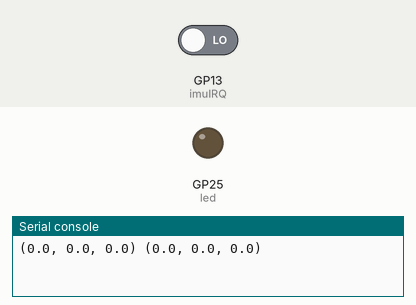
Recording of a program running on a simulated Raspberry Pi Pico running MicroPython. Parts: output pins drawn as LEDs (lit = HIGH), the last lines printed to the serial console. The test bench sets the inputs (shaded band); at power-on: GP13 (imuIRQ) LOW. Library files of the repository ran but are not shown: mpu6050_irq.py.

Above: at 1.2 s.
1.3 s: GP13 (imuIRQ) driven HIGH
At 2.0 s:
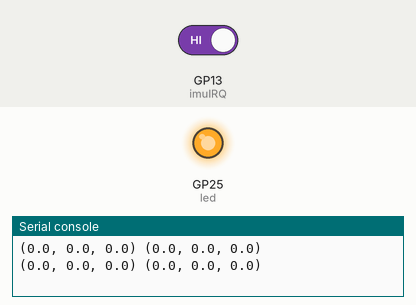
Timing chart, 0 to 4.3 s (numbered marks = the images above; inputs shaded):
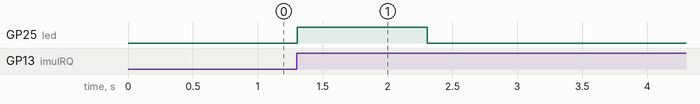

The program:

example_rp2040_mpu6050.py
```python
# (licence header left out)
from machine import Pin, I2C
from time import sleep, time, ticks_ms, ticks_diff
from mpu6050_irq import MPU6050

led = Pin(25, Pin.OUT, value=0) # PICO PI (RP2040)

motionDetected = False

def imuHandler(pin):
    global motionDetected
    # If motion detection is enabled with the latch,
    # reset the latch and check the reason of IRQ.
    # motionDetected = imu.resetMotionDetectionLatch() & MOT_INT
    motionDetected = True

imuIRQ = Pin(13, Pin.IN) # Any pin to catch the interrupt.
imuIRQ.irq(trigger=Pin.IRQ_RISING, handler=imuHandler, hard=True)

i2c = I2C(1, sda=Pin(14), scl=Pin(15), freq=400000)
imu = MPU6050(i2c)
print(imu.readGyroData(), imu.readAccelData())

imu.setupMotionDetection(8, 16) # To detect a small, short movements like a knock.
imu.enableMotionDetectionIRQ()  # Might rise IRQ immediately when enabled.

tLastDetected = ticks_ms()
while True:
    now = ticks_ms()
    if motionDetected:
        motionDetected = False # Not the best way to sync, but for the demo it's fine.
        led.on()
        print(imu.readGyroData(), imu.readAccelData())
        tLastDetected = now
    elif ticks_diff(now, tLastDetected) > 1000:
        led.off()
    sleep(0.1) # Non necessary to update frequently.
```

Measured:
- after the input at 1.3 s, GP25 (led): LOW → HIGH at once, → LOW 1.0 s later
